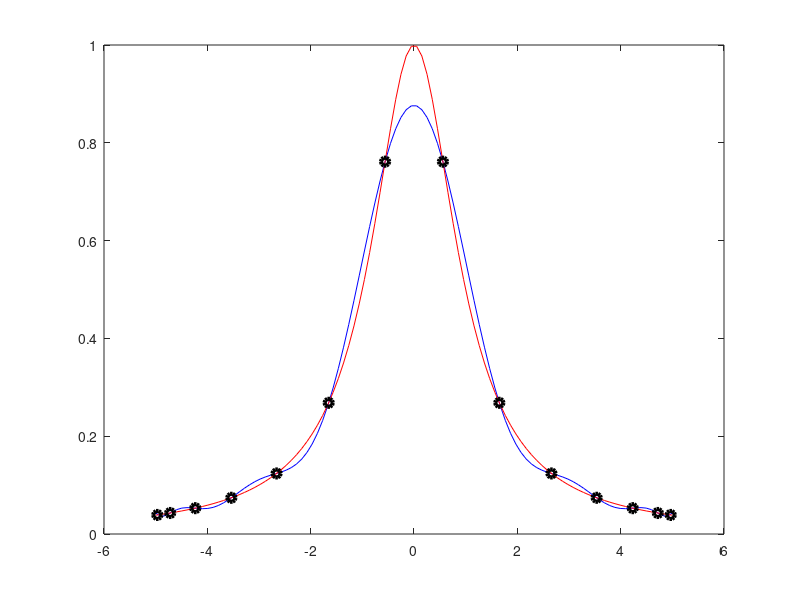

Reproduce this figure in MATLAB.
clear all 
clc

a= 5;
b = -5;
f_x = @(x)1./(1+x.^2);
z = linspace(a,b);
fz = f_x(z);

for n = 5:4:13
    x=linspace(a,b,n+1);
    t = -cos(((2*(1:n+1)-1)*pi)/(2*(n+1)));
    x = ((b-a)/2)*t+(b+a)/2;
    y =f_x(x);
    c = polyfit(x,y,n);
    p = polyval(c,z);

    plot(z,p,'b',z,fz,'r',x,y,'ko','linewidth',3)
    pause
end